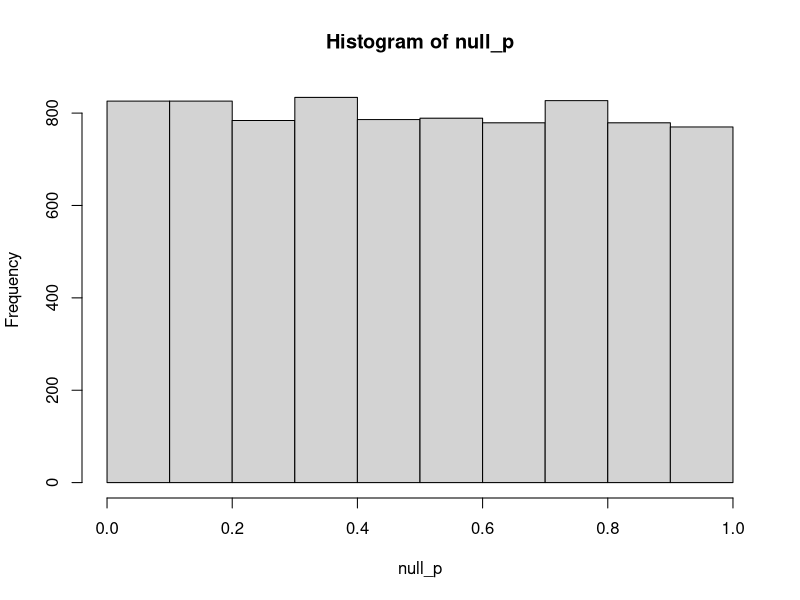
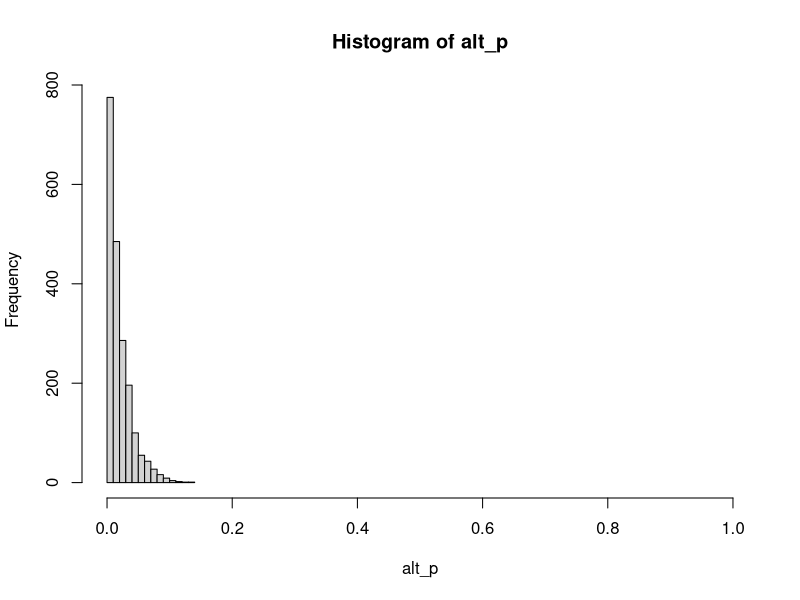
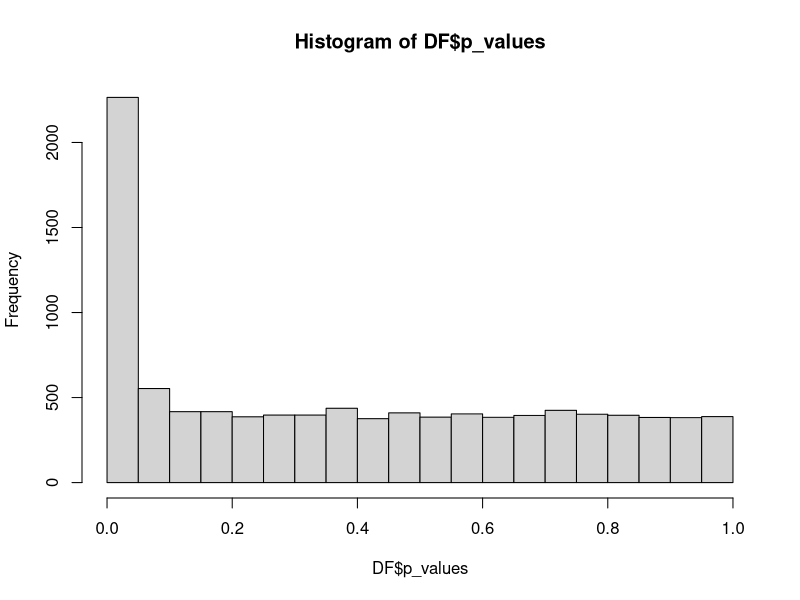
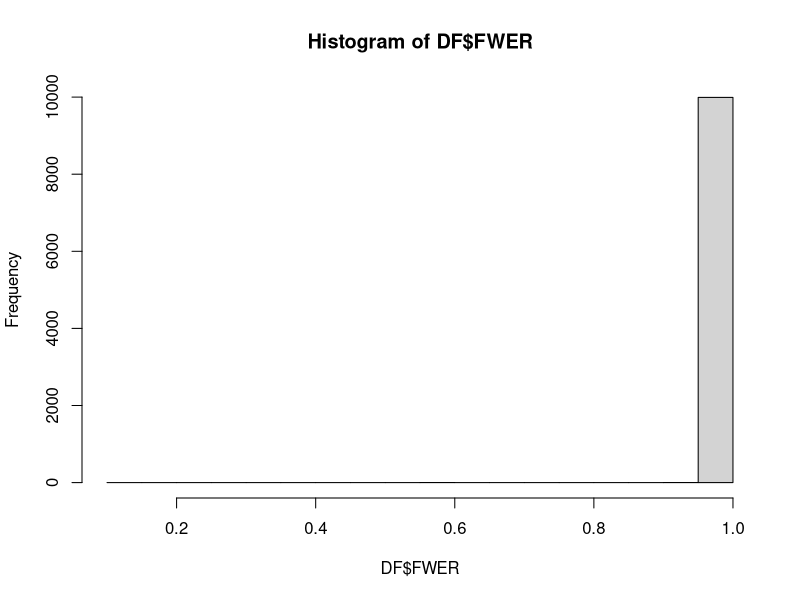
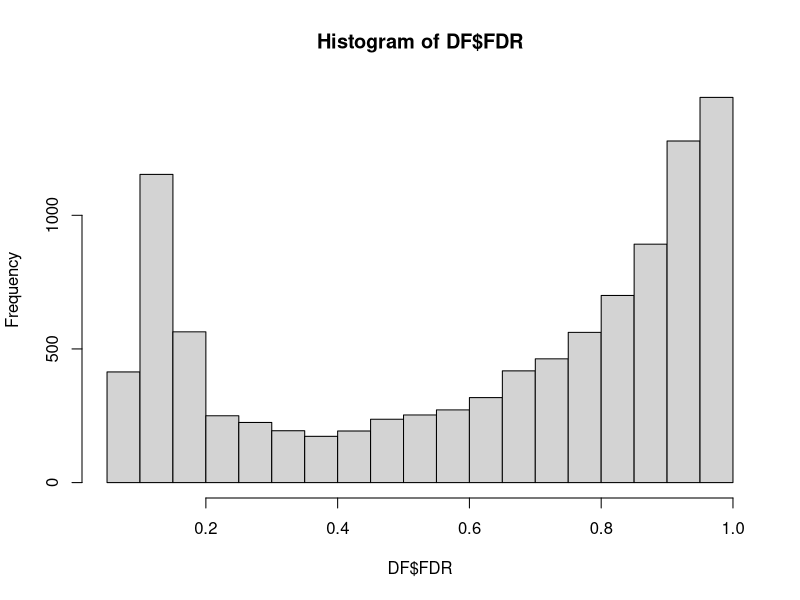
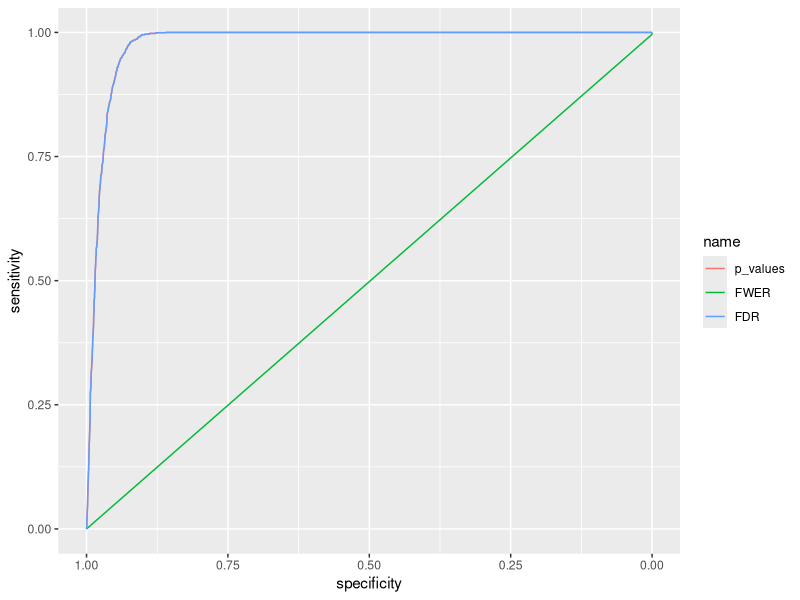
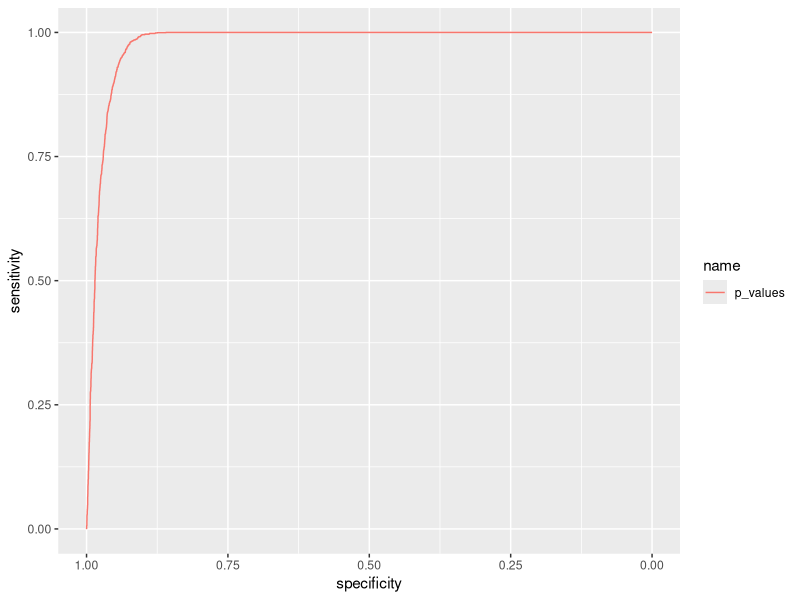
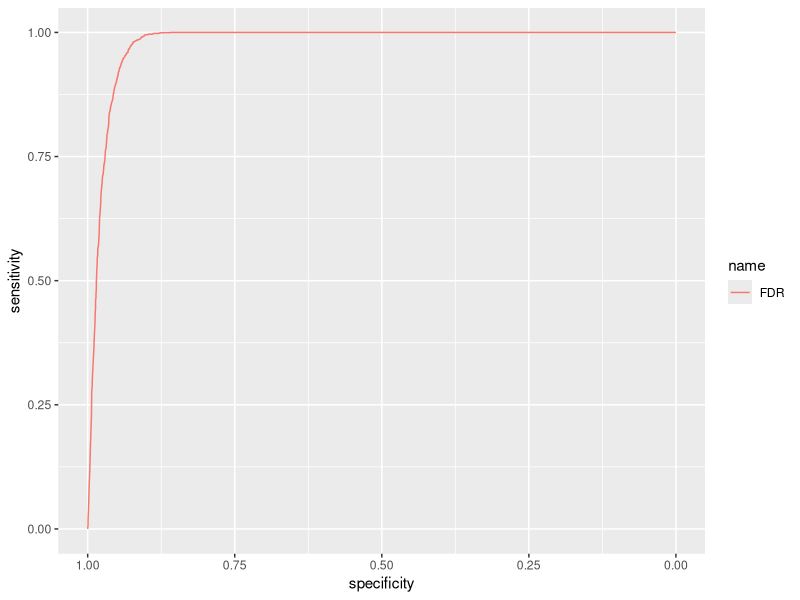

Generate these figures, in order, with R:
########################################################
# generate data:
########################################################
# artificially generate 10,000 p-values
n_0 = 8000
n_1 = 2000

# 800 from the null:
null_p = runif(n_0)
hist(null_p)

# 200 from the alternative:
alt_p = rbeta(n_1, 1, 50)
hist(alt_p, xlim = c(0, 1))

# merge p-values (keep track of truth, not used)
DF = data.frame(p_values = c(null_p, alt_p), 
                truth = c(rep(0, n_0),
                          rep(1, n_1)))
head(DF); tail(DF)
hist(DF$p_values)

########################################################
# adjust p-values
########################################################
?p.adjust
DF$FWER = p.adjust(DF$p_values, method = "bonferroni")
DF$FDR = p.adjust(DF$p_values, method = "BH")

# Cut raw and adjusted p-values at threshold alpha:
alpha = 0.1
cut_raw  = DF$p_values < alpha
cut_FWER = DF$FWER < alpha
cut_FDR  = DF$FDR < alpha

# FWER -> very conservative:
hist(DF$FWER)
# p-value < alpha/m   <=>   p-value * m < alpha
# therefore p-values are multiplied by m (and thresholded if > 1).
head(sort(DF$FWER), 20)
(n_0 + n_1) * head(sort(DF$p_values), 20)

# FDR -> also conservative, but less extreme
hist(DF$FDR)

########################################################
# study FPs:
########################################################
sum(DF$truth[cut_raw] == 0)
# expected:
n_0 * alpha

sum(DF$truth[cut_FWER] == 0)
# expected:
alpha

sum(DF$truth[cut_FDR] == 0)
# expected?
# not known -> FDR refers to the set of significant results!
# among the significant results, we expect 10% to be FPs

# let's look at the significant results:
DF$truth[cut_FDR]
# we counts what fraction of these are FPs:
mean(DF$truth[cut_FDR] == 0)
# on average we expect:
alpha

# very useful piece of information!
# we have 
sum(cut_FDR)
# significant results;
# we expect 90% of these to be true discoveries.

########################################################
# study TPs:
########################################################
# in all cases, no expected number of TP detections
# -> distribution of p-values under H1 not known

sum(DF$truth[cut_raw] == 1)
# most TPs have a p-value < alpha

sum(DF$truth[cut_FWER] == 1)
# no expected -> distribution of p-values under H1 not known

sum(DF$truth[cut_FDR] == 1)
# among the significant results, we expect 90% to be TPs!

# let's look at the FDR significant results:
DF$truth[cut_FDR]
# we counts what fraction of these are TPs:
mean(DF$truth[cut_FDR] == 1)
# on average we expect:
1-alpha

########################################################
# ranking not altered (top results are the same):
########################################################
# same result gives the minimum raw and adjusted p-value
which.min(DF$p_values)
which.min(DF$FWER)
which.min(DF$FDR)

# ROC curve of the 3 should be identical
# it may not be though: why?
library(pROC)
p_values=roc(DF$truth, DF$p_values)
FWER=roc(DF$truth, DF$FWER)
FDR=roc(DF$truth, DF$FDR)
library(ggplot2)
ggroc(list(p_values = p_values,
           FWER = FWER,
           FDR = FDR))
# ROC curves based on raw p-values and BH-adjusted p-values are the same
ggroc(list(p_values = p_values))
ggroc(list(FDR = FDR))

# ROC curve based on Bonferroni-adjusted p-values is very different though:
ggroc(list(FWER = FWER))

# this is because most Bonferroni-adjusted p-values are thresholded at 1
# it is an artifact
head(sort(DF$FWER), 20)
